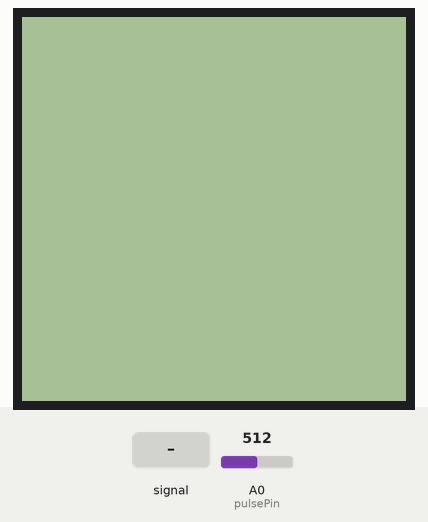
Recording of a sketch running on a simulated Arduino Uno, built with avr-gcc and run on an emulated ATmega328P. Parts: 96×96 one-colour display. Inputs (shaded band) come from the test bench; at power-on: A0 (pulsePin) = 512.

Above: at 1.2 s.
1.3 s: A0 (pulsePin) fed a 200 Hz sine of ±81 counts around its level
At 2.54 s:
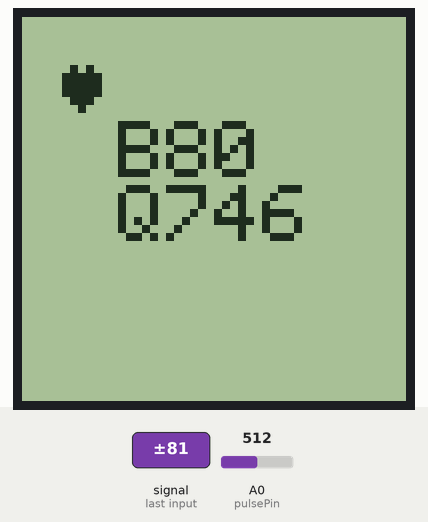
4.3 s: A0 (pulsePin) fed a 2 Hz sine of ±306 counts around its level
At 5.0 s:
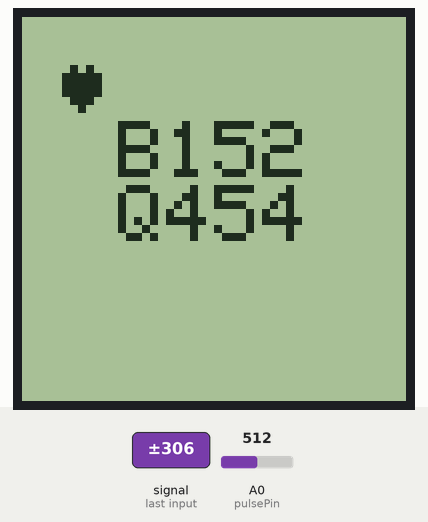
6.7 s: A0 (pulsePin) set to 716
Timing chart, 0 to 9.7 s (numbered marks = the images above; inputs shaded):
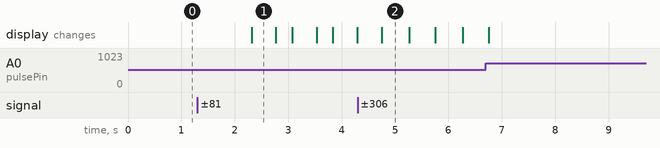

The sketch:

PulseSensor.ino
```cpp
/*********************************************************************
iRoboticist Workshops: http://Workshop.iRoboticist.com

This is an example sketch of Pulse Sensor with LCD Display

The code is developed for Arduino Micro with 1.3" Monochrome SHARP Memory Displays.
These displays use Hardware SPI to communicate, 3 pins are required to
interface

(***If you are using other Arduino without Hardware SPI
define pins for SCK, SS & MOSI)

Written by Saurabh Palan/iRoboticist  for iRoboticist Workshop.
Twitter: http://twitter.com/iRoboticist
Facebook: http://facebook.com/iRoboticist

All text above, and the splash screen must be included in any redistribution
*********************************************************************/
/*
>> Pulse Sensor Amped 1.2 <<
This code is for Pulse Sensor Amped by Joel Murphy and Yury Gitman
    www.pulsesensor.com
    >>> Pulse Sensor purple wire goes to Analog Pin 0 <<<
Pulse Sensor sample aquisition and processing happens in the background via Timer 2 interrupt. 2mS sample rate.
PWM on pins 3 and 11 will not work when using this code, because we are using Timer 2!
The following variables are automatically updated:
Signal :    int that holds the analog signal data straight from the sensor. updated every 2mS.
IBI  :      int that holds the time interval between beats. 2mS resolution.
BPM  :      int that holds the heart rate value, derived every beat, from averaging previous 10 IBI values.
QS  :       boolean that is made true whenever Pulse is found and BPM is updated. User must reset.
Pulse :     boolean that is true when a heartbeat is sensed then false in time with pin13 LED going out.

This code is designed with output serial data to Processing sketch "PulseSensorAmped_Processing-xx"
The Processing sketch is a simple data visualizer.
All the work to find the heartbeat and determine the heartrate happens in the code below.
Pin 13 LED will blink with heartbeat.
If you want to use pin 13 for something else, adjust the interrupt handler
It will also fade an LED on pin fadePin with every beat. Put an LED and series resistor from fadePin to GND.
Check here for detailed code walkthrough:
http://pulsesensor.myshopify.com/pages/pulse-sensor-amped-arduino-v1dot1

Code Version 1.2 by Joel Murphy & Yury Gitman  Spring 2013
This update fixes the firstBeat and secondBeat flag usage so that realistic BPM is reported.

*/

#include <Adafruit_GFX.h>
#include <Adafruit_SharpMem.h>

Adafruit_SharpMem display(SCK, MOSI, SS);
#define BLACK 0
#define WHITE 1

//  VARIABLES
int pulsePin = A0;                 // Pulse Sensor purple wire connected to analog pin 0
int blinkPin = 13;                // pin to blink led at each beat


// these variables are volatile because they are used during the interrupt service routine!
volatile int BPM;                   // used to hold the pulse rate
volatile int Signal;                // holds the incoming raw data
volatile int IBI = 600;             // holds the time between beats, must be seeded!
volatile boolean Pulse = false;     // true when pulse wave is high, false when it's low
volatile boolean QS = false;        // becomes true when Arduoino finds a beat.


void setup(){
  pinMode(blinkPin,OUTPUT);         // pin that will blink to your heartbeat!
  display.begin();
  display.clearDisplay();
  display.refresh();
  interruptSetup();                 // sets up to read Pulse Sensor signal every 2mS
   // UN-COMMENT THE NEXT LINE IF YOU ARE POWERING The Pulse Sensor AT LOW VOLTAGE,
   // AND APPLY THAT VOLTAGE TO THE A-REF PIN
   //analogReference(EXTERNAL);
}


void loop(){
  display.setTextSize(2); //Size of each Character
  display.setTextColor(BLACK); //Color of Text/Character
  display.setCursor(10,10);


  //sendDataToProcessing('S', Signal);     // send Processing the raw Pulse Sensor data
  if (QS == true){      // Quantified Self flag is true when arduino finds a heartbeat
        display.fillScreen(WHITE);
        //fadeRate = 255;                  // Set 'fadeRate' Variable to 255 to fade LED with pulse
        display.write(3);
        display.println();
        sendDataToProcessing('B',BPM);   // send heart rate with a 'B' prefix
        sendDataToProcessing('Q',IBI);   // send time between beats with a 'Q' prefix
        display.refresh();
        QS = false;                      // reset the Quantified Self flag for next time
     }


  display.refresh();
  //delay(100);
  delay(20);                             //  take a break
}


void sendDataToProcessing(char symbol, int data ){


    display.print("  ");
    display.print(symbol);                // symbol prefix tells Processing what type of data is coming
    display.println(data);       // the data to send culminating in a carriage return
  }
```

Interrupt.ino
```cpp
volatile int rate[10];                    // array to hold last ten IBI values
volatile unsigned long sampleCounter = 0;          // used to determine pulse timing
volatile unsigned long lastBeatTime = 0;           // used to find IBI
volatile int P =512;                      // used to find peak in pulse wave, seeded
volatile int T = 512;                     // used to find trough in pulse wave, seeded
volatile int thresh = 512;                // used to find instant moment of heart beat, seeded
volatile int amp = 100;                   // used to hold amplitude of pulse waveform, seeded
volatile boolean firstBeat = true;        // used to seed rate array so we startup with reasonable BPM
volatile boolean secondBeat = false;      // used to seed rate array so we startup with reasonable BPM


void interruptSetup(){
  // Initializes Timer2 to throw an interrupt every 2mS.
  TCCR0A = 0x02;     // DISABLE PWM ON DIGITAL PINS 3 AND 11, AND GO INTO CTC MODE
  TCCR0B = 0x04;     // DON'T FORCE COMPARE, 256 PRESCALER
  OCR0A = 0X7C;      // SET THE TOP OF THE COUNT TO 124 FOR 500Hz SAMPLE RATE
  TIMSK0 = 0x02;     // ENABLE INTERRUPT ON MATCH BETWEEN TIMER2 AND OCR2A
  sei();             // MAKE SURE GLOBAL INTERRUPTS ARE ENABLED
}


// THIS IS THE TIMER 2 INTERRUPT SERVICE ROUTINE.
// Timer 2 makes sure that we take a reading every 2 miliseconds
ISR(TIMER0_COMPA_vect){                         // triggered when Timer2 counts to 124
  cli();                                      // disable interrupts while we do this
  Signal = analogRead(pulsePin);              // read the Pulse Sensor
  sampleCounter += 2;                         // keep track of the time in mS with this variable
  int N = sampleCounter - lastBeatTime;       // monitor the time since the last beat to avoid noise

    //  find the peak and trough of the pulse wave
  if(Signal < thresh && N > (IBI/5)*3){       // avoid dichrotic noise by waiting 3/5 of last IBI
    if (Signal < T){                        // T is the trough
      T = Signal;                         // keep track of lowest point in pulse wave
    }
  }

  if(Signal > thresh && Signal > P){          // thresh condition helps avoid noise
    P = Signal;                             // P is the peak
  }                                        // keep track of highest point in pulse wave

  //  NOW IT'S TIME TO LOOK FOR THE HEART BEAT
  // signal surges up in value every time there is a pulse
  if (N > 250){                                   // avoid high frequency noise
    if ( (Signal > thresh) && (Pulse == false) && (N > (IBI/5)*3) ){
      Pulse = true;                               // set the Pulse flag when we think there is a pulse
      digitalWrite(blinkPin,HIGH);                // turn on pin 13 LED
      IBI = sampleCounter - lastBeatTime;         // measure time between beats in mS
      lastBeatTime = sampleCounter;               // keep track of time for next pulse

      if(secondBeat){                        // if this is the second beat, if secondBeat == TRUE
        secondBeat = false;                  // clear secondBeat flag
        for(int i=0; i<=9; i++){             // seed the running total to get a realisitic BPM at startup
          rate[i] = IBI;
        }
      }

      if(firstBeat){                         // if it's the first time we found a beat, if firstBeat == TRUE
        firstBeat = false;                   // clear firstBeat flag
        secondBeat = true;                   // set the second beat flag
        sei();                               // enable interrupts again
        return;                              // IBI value is unreliable so discard it
      }


      // keep a running total of the last 10 IBI values
      word runningTotal = 0;                  // clear the runningTotal variable

      for(int i=0; i<=8; i++){                // shift data in the rate array
        rate[i] = rate[i+1];                  // and drop the oldest IBI value
        runningTotal += rate[i];              // add up the 9 oldest IBI values
      }

      rate[9] = IBI;                          // add the latest IBI to the rate array
      runningTotal += rate[9];                // add the latest IBI to runningTotal
      runningTotal /= 10;                     // average the last 10 IBI values
      BPM = 60000/runningTotal;               // how many beats can fit into a minute? that's BPM!
      QS = true;                              // set Quantified Self flag
      // QS FLAG IS NOT CLEARED INSIDE THIS ISR
    }
  }

  if (Signal < thresh && Pulse == true){   // when the values are going down, the beat is over
    digitalWrite(blinkPin,LOW);            // turn off pin 13 LED
    Pulse = false;                         // reset the Pulse flag so we can do it again
    amp = P - T;                           // get amplitude of the pulse wave
    thresh = amp/2 + T;                    // set thresh at 50% of the amplitude
    P = thresh;                            // reset these for next time
    T = thresh;
  }

  if (N > 2500){                           // if 2.5 seconds go by without a beat
    thresh = 512;                          // set thresh default
    P = 512;                               // set P default
    T = 512;                               // set T default
    lastBeatTime = sampleCounter;          // bring the lastBeatTime up to date
    firstBeat = true;                      // set these to avoid noise
    secondBeat = false;                    // when we get the heartbeat back
  }

  sei();                                   // enable interrupts when youre done!
}// end isr
```

Measured:
- after the input at 1.3 s, the display: changes after 1.0 s (image 1)
- what the display in image 1 shows lasts 0.5 s, from 2.3 s to 2.8 s
